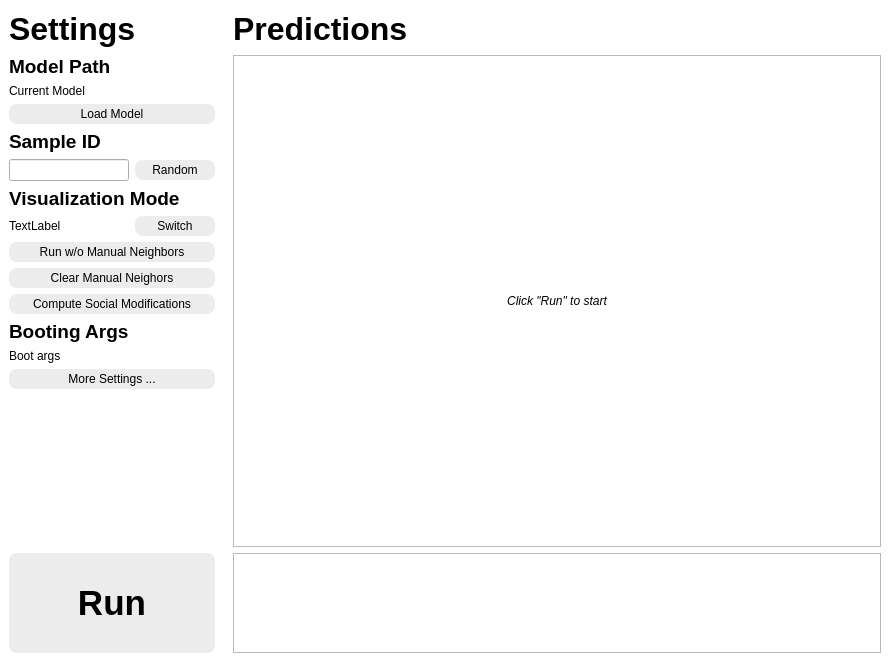
<?xml version="1.0" encoding="UTF-8"?>
<ui version="4.0">
 <class>MainWindow</class>
 <widget class="QMainWindow" name="MainWindow">
  <property name="geometry">
   <rect>
    <x>0</x>
    <y>0</y>
    <width>890</width>
    <height>662</height>
   </rect>
  </property>
  <property name="windowTitle">
   <string>Playground</string>
  </property>
  <widget class="QWidget" name="centralwidget">
   <property name="autoFillBackground">
    <bool>false</bool>
   </property>
   <layout class="QHBoxLayout" name="horizontalLayout_4">
    <property name="spacing">
     <number>0</number>
    </property>
    <property name="leftMargin">
     <number>0</number>
    </property>
    <property name="topMargin">
     <number>0</number>
    </property>
    <property name="rightMargin">
     <number>0</number>
    </property>
    <property name="bottomMargin">
     <number>0</number>
    </property>
    <item>
     <layout class="QHBoxLayout" name="horizontalLayout">
      <property name="spacing">
       <number>0</number>
      </property>
      <item>
       <widget class="QWidget" name="widget_left" native="true">
        <property name="maximumSize">
         <size>
          <width>224</width>
          <height>16777215</height>
         </size>
        </property>
        <property name="styleSheet">
         <string notr="true">QWidget #widget_left{
    background-color: rgb(255, 255, 255);
}

QPushButton {
background-color: rgb(236, 236, 236);
color: rgb(0, 0, 0);
border-radius: 8px;
border-style: none;
padding-top: 3px;
padding-bottom: 3px;
}
</string>
        </property>
        <layout class="QVBoxLayout" name="verticalLayout_4">
         <item>
          <widget class="QLabel" name="label">
           <property name="minimumSize">
            <size>
             <width>0</width>
             <height>40</height>
            </size>
           </property>
           <property name="maximumSize">
            <size>
             <width>16777215</width>
             <height>40</height>
            </size>
           </property>
           <property name="font">
            <font>
             <pointsize>24</pointsize>
             <bold>true</bold>
            </font>
           </property>
           <property name="styleSheet">
            <string notr="true">border-bottom-style: solid;
border-bottom-width: 1px;
border-bottom-color: rgb(0, 0, 0);</string>
           </property>
           <property name="text">
            <string>Settings</string>
           </property>
           <property name="margin">
            <number>5</number>
           </property>
          </widget>
         </item>
         <item>
          <layout class="QHBoxLayout" name="horizontalLayout_6">
           <item>
            <widget class="QLabel" name="label_7">
             <property name="font">
              <font>
               <pointsize>14</pointsize>
               <bold>true</bold>
              </font>
             </property>
             <property name="text">
              <string>Model Path</string>
             </property>
             <property name="margin">
              <number>3</number>
             </property>
            </widget>
           </item>
          </layout>
         </item>
         <item>
          <widget class="QLabel" name="label_modelpath">
           <property name="sizePolicy">
            <sizepolicy hsizetype="Fixed" vsizetype="Preferred">
             <horstretch>0</horstretch>
             <verstretch>0</verstretch>
            </sizepolicy>
           </property>
           <property name="minimumSize">
            <size>
             <width>200</width>
             <height>0</height>
            </size>
           </property>
           <property name="maximumSize">
            <size>
             <width>200</width>
             <height>16777215</height>
            </size>
           </property>
           <property name="text">
            <string>Current Model</string>
           </property>
           <property name="wordWrap">
            <bool>true</bool>
           </property>
          </widget>
         </item>
         <item>
          <widget class="MyButton" name="pushButton_load">
           <property name="text">
            <string>Load Model</string>
           </property>
          </widget>
         </item>
         <item>
          <widget class="QLabel" name="label_6">
           <property name="font">
            <font>
             <pointsize>14</pointsize>
             <bold>true</bold>
            </font>
           </property>
           <property name="text">
            <string>Sample ID</string>
           </property>
           <property name="margin">
            <number>3</number>
           </property>
          </widget>
         </item>
         <item>
          <layout class="QHBoxLayout" name="horizontalLayout_2">
           <item>
            <widget class="QLineEdit" name="lineEdit_agentid">
             <property name="focusPolicy">
              <enum>Qt::FocusPolicy::ClickFocus</enum>
             </property>
            </widget>
           </item>
           <item>
            <widget class="MyButton" name="pushButton_random">
             <property name="minimumSize">
              <size>
               <width>80</width>
               <height>0</height>
              </size>
             </property>
             <property name="maximumSize">
              <size>
               <width>80</width>
               <height>16777215</height>
              </size>
             </property>
             <property name="text">
              <string>Random</string>
             </property>
            </widget>
           </item>
          </layout>
         </item>
         <item>
          <widget class="QLabel" name="label_9">
           <property name="font">
            <font>
             <pointsize>14</pointsize>
             <bold>true</bold>
            </font>
           </property>
           <property name="text">
            <string>Visualization Mode</string>
           </property>
           <property name="margin">
            <number>3</number>
           </property>
          </widget>
         </item>
         <item>
          <layout class="QHBoxLayout" name="horizontalLayout_3">
           <item>
            <widget class="QLabel" name="label_mode">
             <property name="text">
              <string>TextLabel</string>
             </property>
            </widget>
           </item>
           <item>
            <widget class="MyButton" name="pushButton_modechange">
             <property name="minimumSize">
              <size>
               <width>80</width>
               <height>0</height>
              </size>
             </property>
             <property name="maximumSize">
              <size>
               <width>80</width>
               <height>80</height>
              </size>
             </property>
             <property name="text">
              <string>Switch</string>
             </property>
            </widget>
           </item>
          </layout>
         </item>
         <item>
          <widget class="MyButton" name="pushButton_runwithoutneighbors">
           <property name="text">
            <string>Run w/o Manual Neighbors</string>
           </property>
           <property name="shortcut">
            <string>Shift+Return</string>
           </property>
          </widget>
         </item>
         <item>
          <widget class="MyButton" name="pushButton_clear">
           <property name="text">
            <string>Clear Manual Neighors</string>
           </property>
          </widget>
         </item>
         <item>
          <widget class="MyButton" name="pushButton_socialmod">
           <property name="text">
            <string>Compute Social Modifications</string>
           </property>
          </widget>
         </item>
         <item>
          <widget class="QLabel" name="label_bootargs_title">
           <property name="font">
            <font>
             <pointsize>14</pointsize>
             <bold>true</bold>
            </font>
           </property>
           <property name="text">
            <string>Booting Args</string>
           </property>
           <property name="margin">
            <number>3</number>
           </property>
          </widget>
         </item>
         <item>
          <widget class="QLabel" name="label_bootargs">
           <property name="sizePolicy">
            <sizepolicy hsizetype="Fixed" vsizetype="Preferred">
             <horstretch>0</horstretch>
             <verstretch>0</verstretch>
            </sizepolicy>
           </property>
           <property name="minimumSize">
            <size>
             <width>200</width>
             <height>0</height>
            </size>
           </property>
           <property name="maximumSize">
            <size>
             <width>200</width>
             <height>16777215</height>
            </size>
           </property>
           <property name="text">
            <string>Boot args</string>
           </property>
           <property name="wordWrap">
            <bool>true</bool>
           </property>
          </widget>
         </item>
         <item>
          <widget class="MyButton" name="pushButton_dataset">
           <property name="maximumSize">
            <size>
             <width>16777215</width>
             <height>16777215</height>
            </size>
           </property>
           <property name="text">
            <string>More Settings ...</string>
           </property>
           <property name="shortcut">
            <string>Ctrl+,</string>
           </property>
          </widget>
         </item>
         <item>
          <spacer name="verticalSpacer">
           <property name="orientation">
            <enum>Qt::Orientation::Vertical</enum>
           </property>
           <property name="sizeHint" stdset="0">
            <size>
             <width>20</width>
             <height>40</height>
            </size>
           </property>
          </spacer>
         </item>
         <item>
          <widget class="MyButton" name="pushButton_run">
           <property name="minimumSize">
            <size>
             <width>0</width>
             <height>100</height>
            </size>
           </property>
           <property name="font">
            <font>
             <pointsize>26</pointsize>
             <italic>false</italic>
             <bold>true</bold>
             <kerning>false</kerning>
            </font>
           </property>
           <property name="styleSheet">
            <string notr="true"/>
           </property>
           <property name="text">
            <string>Run</string>
           </property>
           <property name="shortcut">
            <string>Return</string>
           </property>
          </widget>
         </item>
        </layout>
       </widget>
      </item>
      <item>
       <widget class="QWidget" name="widget_right" native="true">
        <property name="maximumSize">
         <size>
          <width>16777215</width>
          <height>16777215</height>
         </size>
        </property>
        <property name="styleSheet">
         <string notr="true">QWidget #widget_right{
    background-color: rgb(255, 255, 255);
}</string>
        </property>
        <layout class="QVBoxLayout" name="verticalLayout">
         <item>
          <widget class="QLabel" name="label_2">
           <property name="minimumSize">
            <size>
             <width>0</width>
             <height>40</height>
            </size>
           </property>
           <property name="maximumSize">
            <size>
             <width>16777215</width>
             <height>40</height>
            </size>
           </property>
           <property name="font">
            <font>
             <pointsize>24</pointsize>
             <bold>true</bold>
            </font>
           </property>
           <property name="text">
            <string>Predictions</string>
           </property>
           <property name="margin">
            <number>5</number>
           </property>
          </widget>
         </item>
         <item>
          <widget class="QLabel" name="canvas">
           <property name="minimumSize">
            <size>
             <width>640</width>
             <height>480</height>
            </size>
           </property>
           <property name="maximumSize">
            <size>
             <width>16777215</width>
             <height>16777215</height>
            </size>
           </property>
           <property name="font">
            <font>
             <italic>true</italic>
            </font>
           </property>
           <property name="cursor">
            <cursorShape>CrossCursor</cursorShape>
           </property>
           <property name="styleSheet">
            <string notr="true"/>
           </property>
           <property name="frameShape">
            <enum>QFrame::Shape::StyledPanel</enum>
           </property>
           <property name="text">
            <string>Click &quot;Run&quot; to start</string>
           </property>
           <property name="alignment">
            <set>Qt::AlignmentFlag::AlignCenter</set>
           </property>
          </widget>
         </item>
         <item>
          <widget class="QTextEdit" name="textEdit_logbar">
           <property name="sizePolicy">
            <sizepolicy hsizetype="Expanding" vsizetype="Fixed">
             <horstretch>0</horstretch>
             <verstretch>0</verstretch>
            </sizepolicy>
           </property>
           <property name="minimumSize">
            <size>
             <width>0</width>
             <height>100</height>
            </size>
           </property>
           <property name="maximumSize">
            <size>
             <width>16777215</width>
             <height>100</height>
            </size>
           </property>
           <property name="baseSize">
            <size>
             <width>0</width>
             <height>0</height>
            </size>
           </property>
           <property name="focusPolicy">
            <enum>Qt::FocusPolicy::ClickFocus</enum>
           </property>
           <property name="frameShape">
            <enum>QFrame::Shape::StyledPanel</enum>
           </property>
          </widget>
         </item>
        </layout>
       </widget>
      </item>
     </layout>
    </item>
   </layout>
  </widget>
 </widget>
 <customwidgets>
  <customwidget>
   <class>MyButton</class>
   <extends>QPushButton</extends>
   <header>.__mybutton.h</header>
  </customwidget>
 </customwidgets>
 <resources/>
 <connections/>
</ui>
